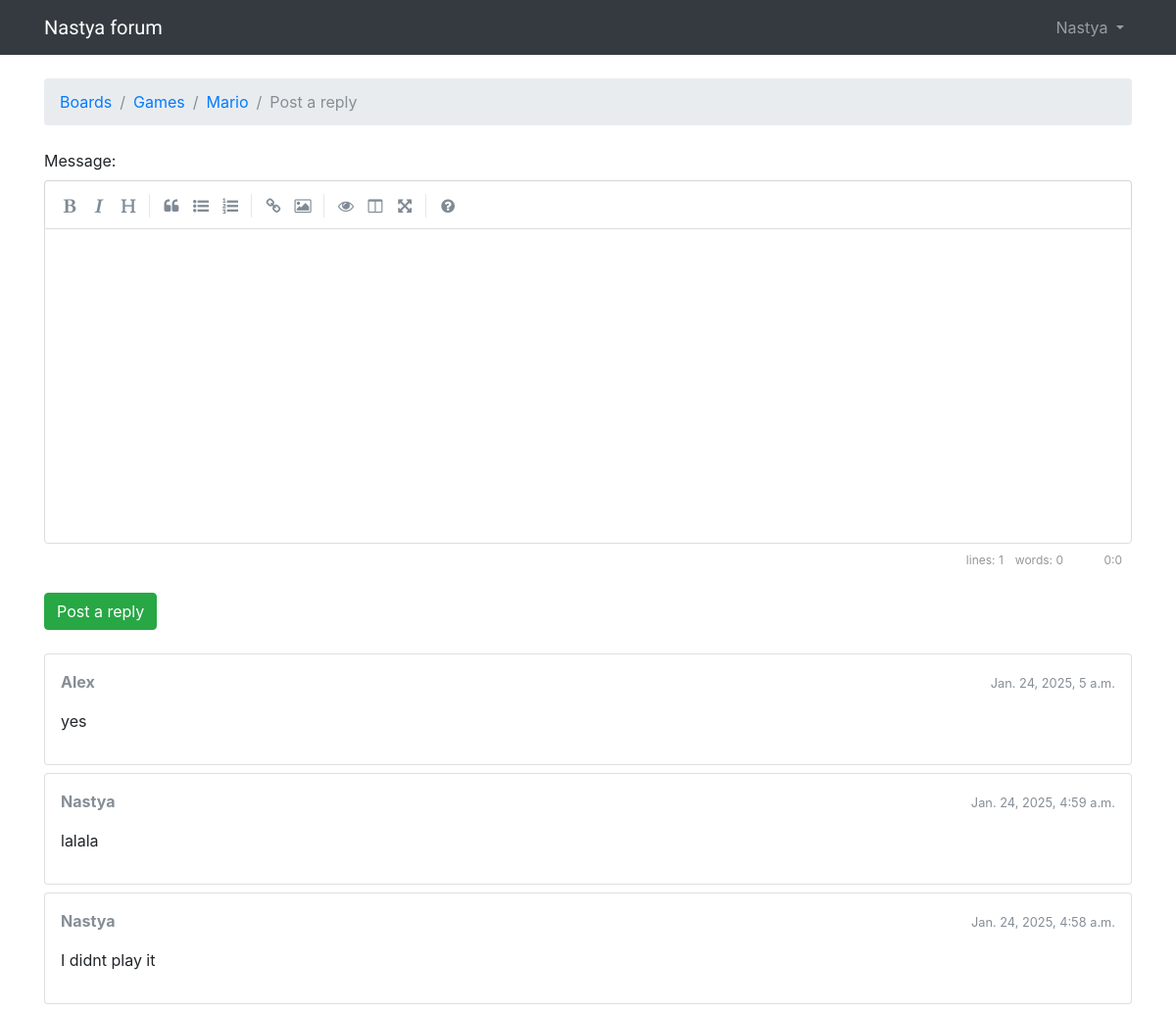
Screenshot of /boards/2/topics/2/reply/ (signed in) with the database file from the repository.
### boards/models.py (models this page shows, shortened)
class Topic(models.Model):
    subject = models.CharField(max_length=255)
    last_updated = models.DateTimeField(auto_now_add=True)
    board = models.ForeignKey(Board, on_delete=models.CASCADE, related_name='topics')
    starter = models.ForeignKey(User, on_delete=models.CASCADE, related_name='topics')
    views = models.PositiveIntegerField(default=0)
    def get_last_ten_posts(self):
        return self.posts.order_by('-created_at')[:10]

class Board(models.Model):
    name = models.CharField(max_length=30, unique=True)
    description = models.CharField(max_length=100)

class Post(models.Model):
    message = models.TextField(max_length=4000)
    topic = models.ForeignKey(Topic, on_delete=models.CASCADE, related_name='posts')
    created_at = models.DateTimeField(auto_now_add=True)
    updated_at = models.DateTimeField(auto_now_add=True)
    created_by = models.ForeignKey(User, on_delete=models.CASCADE, related_name='posts')
    updated_by = models.ForeignKey(User, on_delete=models.CASCADE, null=True, related_name='+')
    def get_message_as_markdown(self):
        return mark_safe(markdown(self.message, safe_mode='escape'))

### boards/views.py (the view)
# urls.py: re_path(r'^boards/(?P<pk>\d+)/topics/(?P<topic_pk>\d+)/reply/$', views.reply_topic, name='reply_topic'),
@login_required
def reply_topic(request, pk, topic_pk):
    topic = get_object_or_404(Topic, board__pk=pk, pk=topic_pk)
    if request.method == 'POST':
        form = PostForm(request.POST)
        if form.is_valid():
            post = form.save(commit=False)
            post.topic = topic
            post.created_by = request.user
            post.updated_by = request.user
            post.updated_at = timezone.now()
            post.save()
            topic.last_updated = timezone.now()
            topic.save()
            topic_url = reverse('topic_posts', kwargs={'pk': pk, 'topic_pk': topic_pk})
            topic_post_url = '{url}?page={page}#{id}'.format(
                url=topic_url,
                id=post.pk,
                page=topic.get_page_count()
            )
            return redirect(topic_post_url)
    else:
        form = PostForm()
    return render(request, 'reply_topic.html', {'topic': topic, 'form': form})

### boards/templatetags/form_tags.py (called while the page is built)
@register.filter
def input_class(bound_field):
    css_class = ''
    if bound_field.form.is_bound:
        if bound_field.errors:
            css_class = 'is-invalid'
        elif field_type(bound_field) != 'PasswordInput':
            css_class = 'is-valid'
    return 'form-control {}'.format(css_class)

### templates/reply_topic.html (shortened to what this page needs)
{% extends 'base.html' %}
{% load static %}
{% block stylesheet %}
  <link rel="stylesheet" href="{% static 'css/simplemde.min.css' %}">
{% endblock %}
{% block breadcrumb %}
  <li class="breadcrumb-item"><a href="{% url 'home' %}">Boards</a></li>
  <li class="breadcrumb-item"><a href="{% url 'board_topics' topic.board.pk %}">{{ topic.board.name }}</a></li>
  <li class="breadcrumb-item"><a href="{% url 'topic_posts' topic.board.pk topic.pk %}">{{ topic.subject }}</a></li>
  <li class="breadcrumb-item active">Post a reply</li>
{% endblock %}
{% block content %}
  <form method="post" class="mb-4" novalidate>
    {% include 'includes/form.html' %}
    <button type="submit" class="btn btn-success">Post a reply</button>
  </form>
  {% for post in topic.get_last_ten_posts %}
    <div class="card mb-2">
      <div class="card-body p-3">
        <div class="row mb-3">
          <div class="col-6">
            <strong class="text-muted">{{ post.created_by.username }}</strong>
          </div>
          <div class="col-6 text-right">
            <small class="text-muted">{{ post.created_at }}</small>
          </div>
        </div>
        {{ post.get_message_as_markdown }}
      </div>
    </div>
  {% endfor %}
{% endblock %}

### templates/base.html (shortened to what this page needs)
{% load static %}
<!DOCTYPE html>
<html>
<head>
  <link rel="stylesheet" href="{% static 'css/bootstrap.min.css' %}">
  <link rel="stylesheet" href="{% static 'css/app.css' %}">
  {% block stylesheet %}{% endblock %}
</head>
<body>
  {% block body %}
  <nav class="navbar navbar-expand-sm navbar-dark bg-dark">
    <div class="container">
      <a class="navbar-brand" href="{% url 'home' %}">Nastya forum</a>
      <div class="collapse navbar-collapse" id="mainMenu">
        {% if user.is_authenticated %}
        <ul class="navbar-nav ml-auto">
          <li class="nav-item dropdown">
            <a class="nav-link dropdown-toggle" href="#" id="userMenu" data-toggle="dropdown" aria-haspopup="true"
              aria-expanded="false">
              {{ user.username }}
            </a>
          </li>
        </ul>
        {% else %}
        <form class="form-inline ml-auto">
          <a href="{% url 'login' %}" class="btn btn-outline-secondary">Log in</a>
          <a href="{% url 'signup' %}" class="btn btn-primary ml-2">Sign up</a>
        </form>
        {% endif %}
      </div>
    </div>
  </nav>
  <div class="container">
    <ol class="breadcrumb my-4">
      {% block breadcrumb %}
      {% endblock %}
    </ol>
    {% block content %}
    {% endblock %}
  </div>
  {% endblock body %}
</body>
</html>

### static/css/app.css (style rules this page uses)
.navbar-brand { font-family: 'Peralta', cursive; }

### rows the page displays
Topic: board.name "Games", subject "Mario"
Post: created_by.username "Alex", created_at "Jan. 24, 2025, 5 a.m.", get_message_as_markdown "yes"
Post: created_by.username "Nastya", created_at "Jan. 24, 2025, 4:59 a.m.", get_message_as_markdown "lalala"
Post: created_by.username "Nastya", created_at "Jan. 24, 2025, 4:58 a.m.", get_message_as_markdown "I didnt play it"

### other values shown
{{ user.username }} "Nastya"
{{ field.label_tag }} "Message:"
